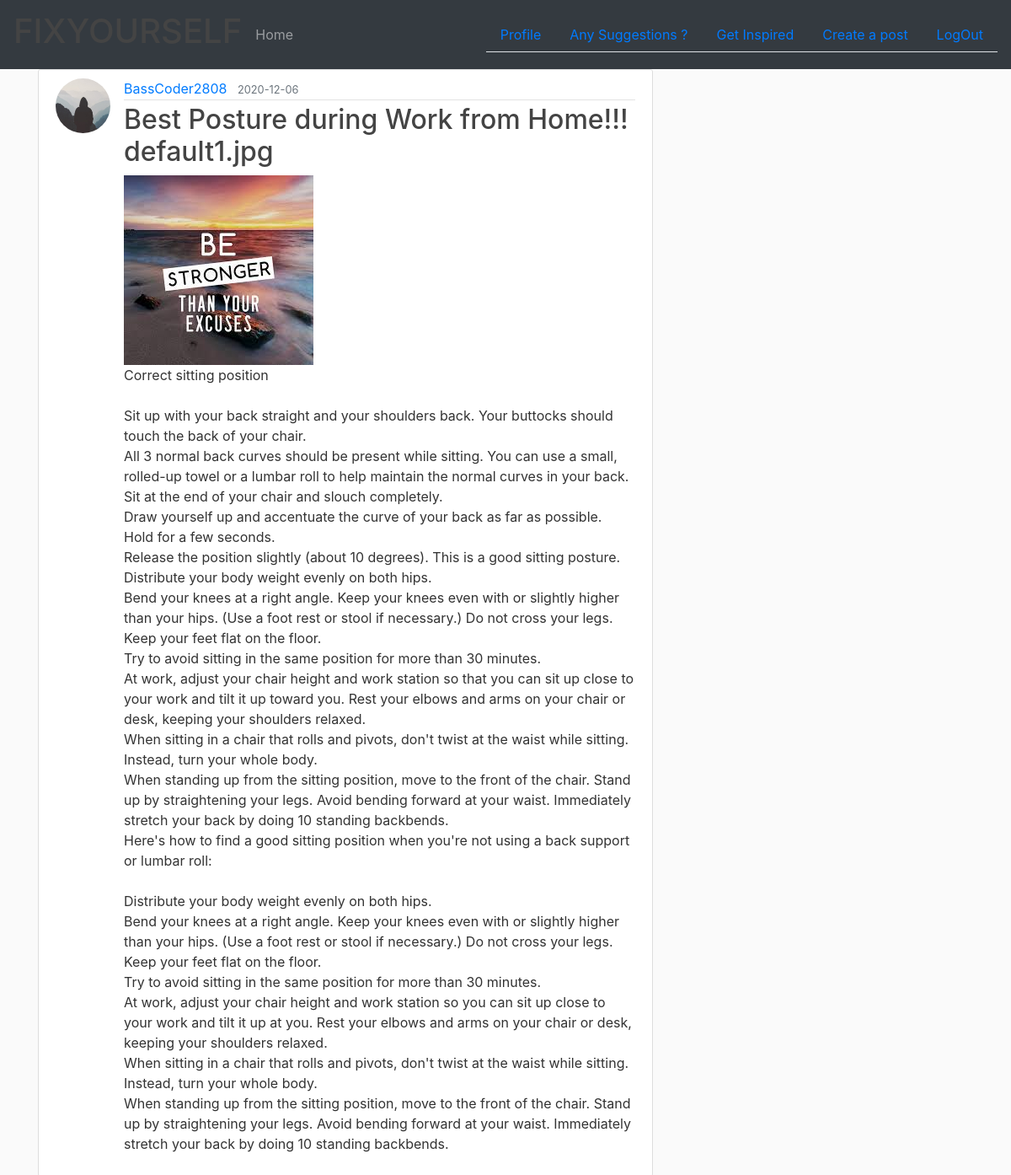
The app's page /post/2 (signed in) with its own data.
### se_hackethon_project/models.py (models this page shows, shortened)
class User(db.Model,UserMixin):
    id = db.Column(db.Integer,primary_key=True)
    name = db.Column(db.String(20),nullable=False)
    email = db.Column(db.String(120),unique=True,nullable=False)
    image_file = db.Column(db.String(20),nullable=False,default = 'default.jpg')
    password = db.Column(db.String(60),nullable=False)
    posts = db.relationship('Post', backref='author', lazy=True)
    feedbacks = db.relationship('Feedback',backref='customer',lazy=True)

class Post(db.Model):
    id = db.Column(db.Integer,primary_key = True)
    title = db.Column(db.String(100),nullable = False)
    date_posted = db.Column(db.DateTime,nullable = False,default = datetime.utcnow)
    content = db.Column(db.Text,nullable=False)
    image_file = db.Column(db.String(20),nullable=False,default = 'default1.jpg')
    user_id = db.Column(db.Integer, db.ForeignKey('user.id'), nullable=False)

### se_hackethon_project/routes.py (the view)
@app.route("/post/<int:post_id>")
def post(post_id):
    post = Post.query.get_or_404(post_id)
    return render_template('post.html',title = post.title,post = post)

### se_hackethon_project/models.py (called while the page is built)
@login_manager.user_loader
def load_user(user_id):
    return User.query.get(int(user_id))

### se_hackethon_project/templates/post.html (shortened to what this page needs)
{% extends 'layout.html' %}
{% block content %}
  <article class="media content-section">
    <img class="rounded-circle article-img" src="{{ url_for('static',filename = 'profile_pics/' + post.author.image_file) }}">
    <div class="media-body">
      <div class="article-metadata">
        <a class="mr-2" href="{{ url_for('user_posts',username=post.author.name) }}">{{ post.author.name }}</a>
        <small class="text-muted">{{ post.date_posted.strftime("%Y-%m-%d") }}</small>
      </div>
      <h2 class="article-title">{{ post.title }} {{post.image_file}}</h2>
      <img src="{{ url_for('static',filename = 'profile_pics/' + post.image_file) }}" alt="Post Picture">
      <p class="article-content">{{ post.content }}</p>
    </div>
  </article>
{% endblock content %}

### se_hackethon_project/static/main.css (style rules this page uses)
body { background: #fafafa; color: #333333; }
h1, h2, h3, h4, h5, h6 { color: #444444; }
.content-section { background: #ffffff; padding: 10px 20px; border: 1px solid #dddddd; border-radius: 3px; margin-bottom: 20px; }
.article-title { color: #444444; }
.article-content { white-space: pre-line; }
.article-img { height: 65px; width: 65px; margin-right: 16px; }
.article-metadata { padding-bottom: 1px; margin-bottom: 4px; border-bottom: 1px solid #e3e3e3 }

### records on screen
User: image_file (placeholder picture), author.name "BassCoder2808"
Post: date_posted "2020-12-06", title "Best Posture during Work from Home!!!", image_file "default1.jpg", image_file (placeholder picture), content "Correct sitting position Sit up with your back straight and your shoulders back. Your buttocks should touch the back of your chair. All 3 normal back curves should be present while sitting. You can use a small, rolled-up towel or a lumbar roll to help maintain the normal curves in your back. Sit at the end of your chair and slouch completely. Draw yourself up and accentuate the curve of your back as far as possible. Hold for a few seconds. Release the position slightly (about 10 degrees). This is a good sitting posture. Distribute your body weight evenly on both hips. Bend your knees at a right angle. Keep your knees even with or slightly higher than your hips. (Use a foot rest or stool if…"
